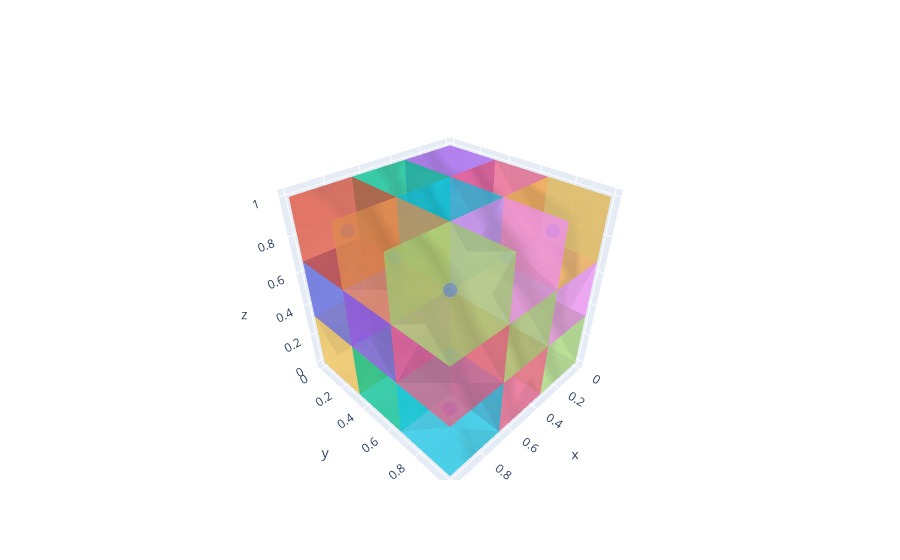

The cell this chart's notebook holds for it:
### Code cell
import numpy as np
import pyvoro
import plotly.graph_objects as go

# Initialize random number generator
rng = np.random.default_rng(11)

# Create a set of points in 3D
#points = rng.uniform(size=(15, 3))

# Use pyvoro to compute the Voronoi tessellation
# The second argument gives the axis limits in x, y, and z direction
# In this case, all between 0 and 1.
# The third argument gives "dispersion = max distance between two points
# that might be adjacent" (not sure how exactly this works)
voronoi = pyvoro.compute_voronoi(points, [[0, 1], [0, 1], [0, 1]], 1)

# Create a list to hold the Voronoi polygons
polygons = []

# For each Voronoi cell, create a Polygon3D object
for vnoicell in voronoi:
    faces = []
    vertices = np.array(vnoicell['vertices'])
    for face in vnoicell['faces']:
        faces.append(vertices[np.array(face['vertices'])])
    polygons.append(go.Mesh3d(x=vertices[:, 0], y=vertices[:, 1], z=vertices[:, 2], opacity=0.5, alphahull=0, colorscale='Viridis'))

# Create a 3D scatter plot for the input points
scatter = go.Scatter3d(x=points[:, 0], y=points[:, 1], z=points[:, 2], mode='markers', marker=dict(size=5))

# Create the 3D figure
fig = go.Figure(data=[scatter] + polygons)

# Set layout options
fig.update_layout(scene=dict(aspectmode="cube"))

# Show the plot
fig.show()
